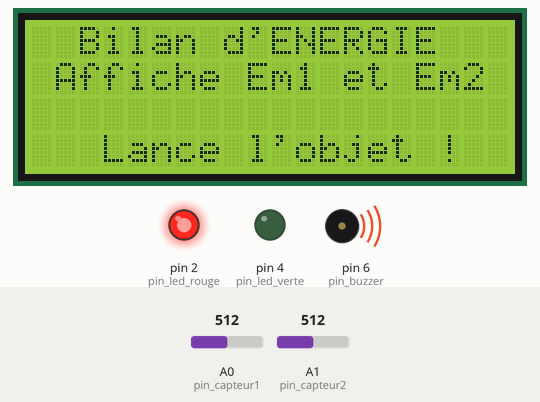
Simulated run of this sketch. Board: Arduino Uno, built with avr-gcc and run on an emulated ATmega328P. Parts: 20×4 character LCD, output pins drawn as LEDs (lit = HIGH), buzzer (waves = sounding). The test bench sets the inputs (shaded band); at power-on: A0 (pin_capteur1) = 512, A1 (pin_capteur2) = 512.

Above: at 0.16 s.
At 1.3 s:
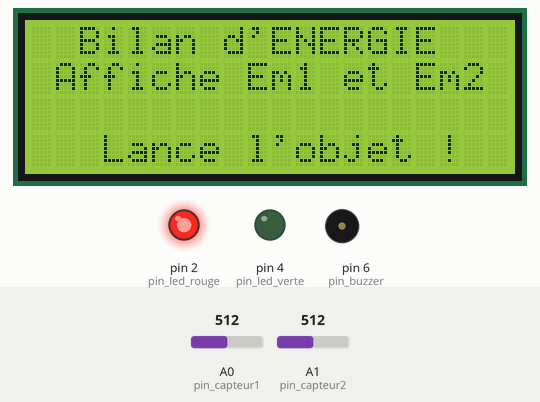
1.4 s: A0 (pin_capteur1) set to 893
2.9 s: A0 (pin_capteur1) set to 913
At 3.3 s:
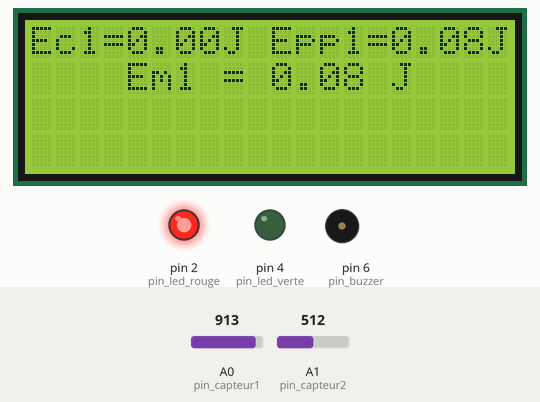
Timing chart, 0 to 5.9 s (numbered marks = the images above; inputs shaded):
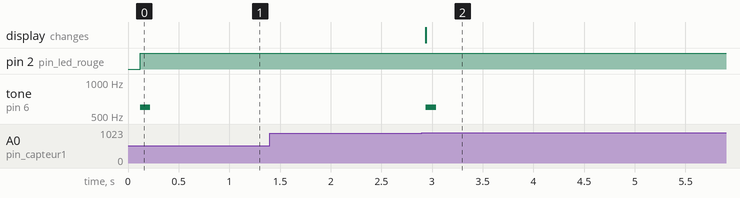

Measured:
- the behaviour switches between 899 and 900 on A0 (pin_capteur1) (found by bisection; images 1 and 2)
- after the input at 1.4 s, every drawn part: stays the same
- after the input at 2.9 s, tone on pin 6 (pin_buzzer): silent → 600 Hz at once, → silent 0.10 s later; the display: changes at once (image 2)

The sketch:

Pgm4_Em1_Em2-voiture_PROF.ino
```cpp
// (licence header left out)
#include <LiquidCrystal_I2C.h>
LiquidCrystal_I2C EcranLCD(0x20,20,4);        // on crée l'objet EcranLCD, c'est l'afficheur LCD de la maquette PB300 (20 colonnes et 4 lignes).

const int pin_capteur1 = A0;
const int pin_capteur2 = A1;
const int pin_led_rouge = 2;
const int pin_led_verte = 4;
const int pin_buzzer = 6;

const float m = 0.031 ;  // masse de l'objet en kg (ici objet = petite voiture bleue métallique !)
const float L = 0.070 ;  // Longueur de l'objet en m (ici objet = petite voiture bleue métallique !)
const float g = 9.81 ;
const float h = 0.25 ;   // dénivelé entre les deux capteurs en mètre.

float top_depart_1;
float t1;
float v1;
float Ec1;
float Epp1;
float Em1;
float top_depart_2;
float t2;
float v2;
float Ec2;
float Epp2;
float Em2;
float delta_Em;

void setup(){
    pinMode(pin_capteur1,INPUT);  // entrée analogique capteur 1
    pinMode(pin_capteur2,INPUT);  // entrée analogique capteur 2
    pinMode(pin_led_rouge,OUTPUT);
    pinMode(pin_led_verte,OUTPUT);
    pinMode(pin_buzzer,OUTPUT);

    EcranLCD.init();
    EcranLCD.backlight();
    EcranLCD.clear();
    EcranLCD.setCursor(0, 0);
    EcranLCD.print("  Bilan d'ENERGIE");
    EcranLCD.setCursor(0, 1);
    EcranLCD.print(" Affiche Em1 et Em2");
    EcranLCD.setCursor(0, 3);
    EcranLCD.print("   Lance l'objet !");

   }

void loop(){


    if(analogRead(pin_capteur1) < 900){
        top_depart_1 = millis();
        digitalWrite(pin_led_verte,0);
        digitalWrite(pin_led_rouge,1);
        tone(pin_buzzer,600,100);
        while(analogRead(pin_capteur1) < 900){
          // Attente passage objet devant le capteur 1
        }
        t1 = (millis() - top_depart_1) / 1000.0;        // en secondes
        v1 = L / t1;                                    // en m/s
        Ec1 = 0.5 * m * v1 * v1;                        // Energie Cinétique en Joules
        Epp1 = m * g * h;                               // Energie potentielle en Joules. Choix des origines de Epp au niveau du capteur 1
        Em1 = Ec1 + Epp1;                               // Energie Mécanique en Joules

        EcranLCD.clear();
        EcranLCD.setCursor(0, 0);
        EcranLCD.print("Ec1=");
        EcranLCD.print(Ec1);
        EcranLCD.print("J ");
        EcranLCD.print("Epp1=");
        EcranLCD.print(Epp1);
        EcranLCD.print("J ");
        EcranLCD.setCursor(0, 1);
        EcranLCD.print("    Em1 = ");
        EcranLCD.print(Em1);
        EcranLCD.print(" J");

    }
    else if(analogRead(pin_capteur2) < 900){
        top_depart_2 = millis();
        digitalWrite(pin_led_verte,0);
        digitalWrite(pin_led_rouge,1);
        tone(pin_buzzer,600,100);
        while(analogRead(pin_capteur2) < 900){
          // Attente passage objet devant le capteur 2
        }
        t2 = (millis() - top_depart_2) /1000.0;       // en secondes
        v2 = L/t2;                                    // en m/s
        Ec2 = 0.5 * m * v2 * v2;                      // Energie Cinétique en Joules
        Epp2 = 0;                                     // Energie potentielle en Joules
        Em2 = Ec2 + Epp2;                             // Energie Mécanique en Joules

        delta_Em = Em2 - Em1;                         // Différence d'energie mécanique en Joules

        EcranLCD.setCursor(0, 2);
        EcranLCD.print("Ec2=");
        EcranLCD.print(Ec2);
        EcranLCD.print("J ");
        EcranLCD.print("Epp2=");
        EcranLCD.print(Epp2);
        EcranLCD.print("J ");
        EcranLCD.setCursor(0, 3);
        EcranLCD.print("    Em2 = ");
        EcranLCD.print(Em2);
        EcranLCD.print(" J");
    }
    else{
      digitalWrite(pin_led_verte,1);
      digitalWrite(pin_led_rouge,0);
    }
}
```
